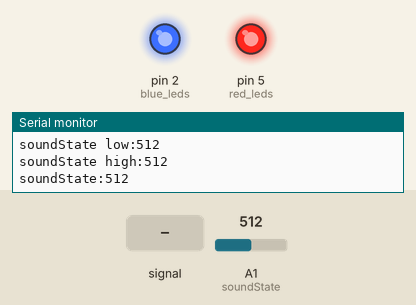
Recording of a sketch running on a simulated Arduino Uno, built with avr-gcc and run on an emulated ATmega328P. On the bench: output pins drawn as LEDs (lit = HIGH), the last lines printed to the serial monitor. Dashed ring = blinking. Inputs (shaded band) come from the test bench; at power-on: A1 (soundState) = 512.

Above: at 1.2 s.
1.3 s: A1 (soundState) fed a 2 Hz sine of ±306 counts around its level
At 1.72 s:
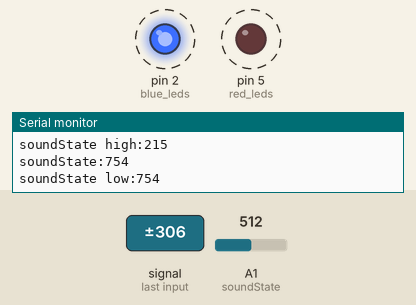
4.3 s: A1 (soundState) set to 306
At 4.3 s:
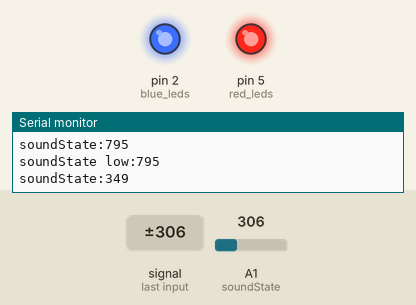
7.3 s: A1 (soundState) set to 273
10.3 s: A1 (soundState) set to 246
At 11.0 s:
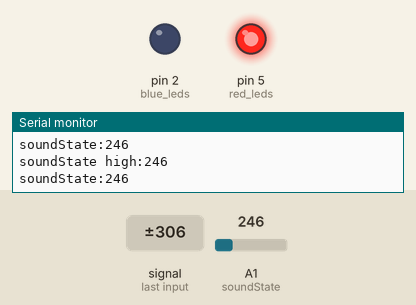
11.9 s: A1 (soundState) set to 716
At 12.5 s:
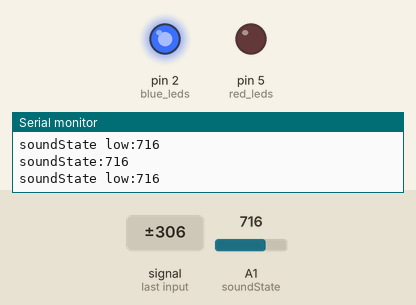
Timing chart, 0 to 14.5 s (numbered marks = the images above; inputs shaded):
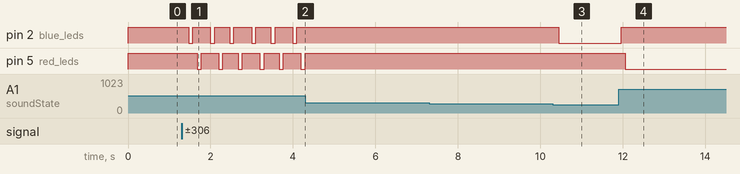

The sketch:

canYouHearMeNow.ino
```cpp
    #define soundState A1 //attach the data pin labled OUT to pin A1

    int soundSensed;// create a global variable called soundSensed
    int red_leds = 5;

    int blue_leds = 2;

void setup() {
    pinMode(blue_leds, OUTPUT);
   pinMode(red_leds, OUTPUT);
   Serial.begin(9600);// begin the serial monitor at a rate of 9600 buts per second 9600 BAUD

}

void loop() {
  // the real time readings go in the loop

  int low = 255;

  int high = 600;

   soundSensed = analogRead(soundState);// convert the fluctuating sound to 0-1,023 -10 bits


  Serial.print("soundState:");
  Serial.println(soundSensed);


if (soundSensed > low ){

     digitalWrite(blue_leds, HIGH);
     Serial.print("soundState low:");
     Serial.println(soundSensed);

}else{
   delay(100);
      digitalWrite(blue_leds, LOW);
      digitalWrite(red_leds, HIGH);
      delay(100);
   }

 if (soundSensed < high){
     digitalWrite(red_leds, HIGH);
  Serial.print("soundState high:");

  Serial.println(soundSensed);

   }else{
    delay(100);
      digitalWrite(red_leds, LOW);
      digitalWrite(blue_leds, HIGH);
      delay(100);
   }


}
```

Measured:
- the behaviour switches between 256 and 255 on A1 (soundState) (found by bisection; images 2 and 3)
- after the input at 1.3 s, pin 2 (blue_leds): alternates HIGH for 0.43 s and LOW for 0.10 s, starting after 0.17 s; pin 5 (red_leds): alternates HIGH for 0.43 s and LOW for 0.10 s, starting after 0.37 s
- after the input at 4.3 s, pin 2 (blue_leds), pin 5 (red_leds): stops changing and stays HIGH
- after the input at 10.3 s, pin 2 (blue_leds): HIGH → LOW after 0.15 s
- after the input at 11.9 s, pin 2 (blue_leds): LOW → HIGH after 0.06 s; pin 5 (red_leds): HIGH → LOW after 0.16 s
